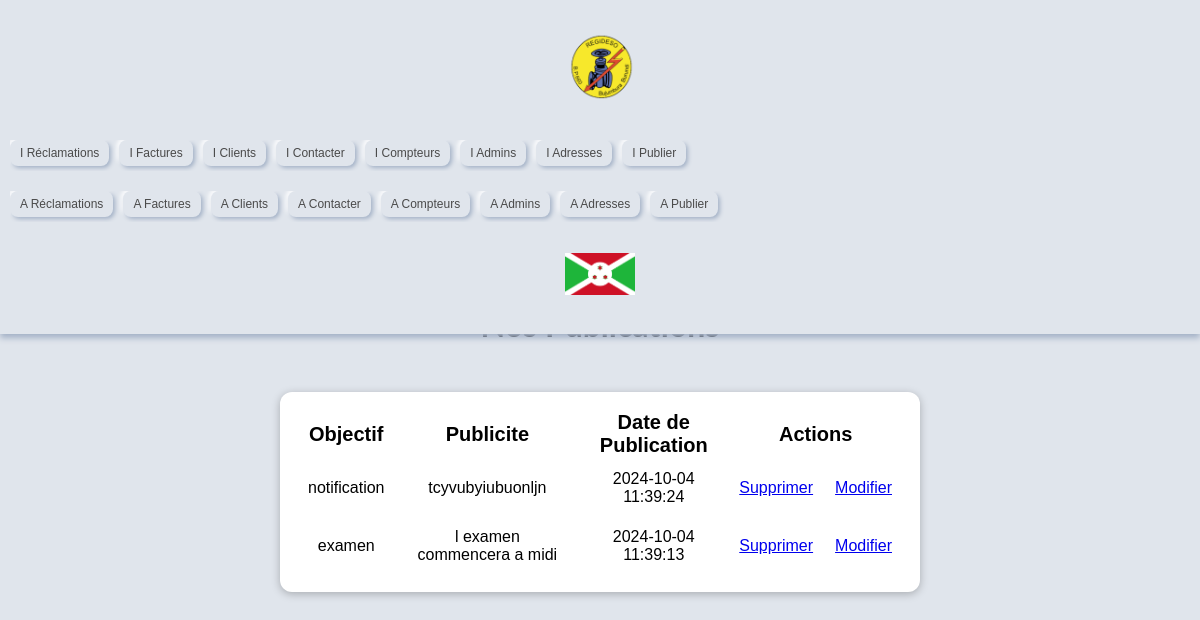
Page /User/affichage_publication.php on the committed database.
### tables this page shows
CREATE TABLE `publication` (
  `id_pub` int(5) NOT NULL,
  `objectif` varchar(25) DEFAULT NULL,
  `publicite` varchar(200) DEFAULT NULL,
  `date_pub` timestamp NOT NULL DEFAULT current_timestamp()
);

### User/affichage_publication.php (the view, shortened to what this page needs)
<!DOCTYPE html>
<html lang="en">
<head>
    <?php
        include "Connexion.php" ;
        $affichagePub = $bdd->query("Select * from Publication order by id_pub DESC");
    ?>
    <?php include "Header1.php" ?>
</head>
<body>
    <br><br>
    <div class="container">
        <h1>Nos Publications</h1>
        <table>
            <tr>
                <th>Objectif</th>
                <th>Publicite</th>
                <th>Date de Publication</th>
                <th colspan="2">Actions</th>
            </tr>
            <?php
                while ( $dataRecup = $affichagePub->fetch()) {
            ?>
                <tr>
                    <td ><?php echo $dataRecup["objectif"]; ?></td>
                    <td><?php echo $dataRecup["publicite"]; ?></td>
                    <td><?php echo $dataRecup["date_pub"]; ?></td>
                    <td><a href="affichage_publication.php?sup=<?php echo $dataRecup["id_pub"]; ?>">Supprimer</a></td>
                    <td><a href="modif_publication.php?mod=<?php echo $dataRecup["id_pub"]; ?>">Modifier</a></td>
                </tr>
            <?php } ?>
        </table>
    </div>
</body>
</html>

### User/styles/styles1.css (style rules this page uses)
* { box-sizing: border-box; }
html { font-family: 'Open Sans', 'Lato', sans-serif; }
body { margin: 0; }
h1, h2, h3 { font-family: 'Lato', sans-serif; font-weight: bold; }
:root { --primary-color: #e0e5ec; --text-color: #4a4a4a; --hover-color: #007bff; --shadow-color: #a3b1c6; --highlight-color: #ffffff; }
body { font-family: 'Arial', sans-serif; background-color: var(--primary-color); margin: 0; padding-top: 80px; }
@media (max-width: 1200px) { body { padding-top: 180px; } }
td { padding: 10px; }
th { font-size: 20px; }
.container { padding: 0 10%; text-align: center; }
#comment-form, table { margin: 3rem auto; width: 90%; max-width: 40rem; border-radius: 12px; background-color: white; box-shadow: 0 2px 8px rgba(0, 0, 0, 0.25); padding: 1rem; }

### rows in the picture
publication: objectif "notification", publicite "tcyvubyiubuonljn", date_pub "2024-10-04 11:39:24"
publication: objectif "examen", publicite "l examen commencera a midi", date_pub "2024-10-04 11:39:13"
